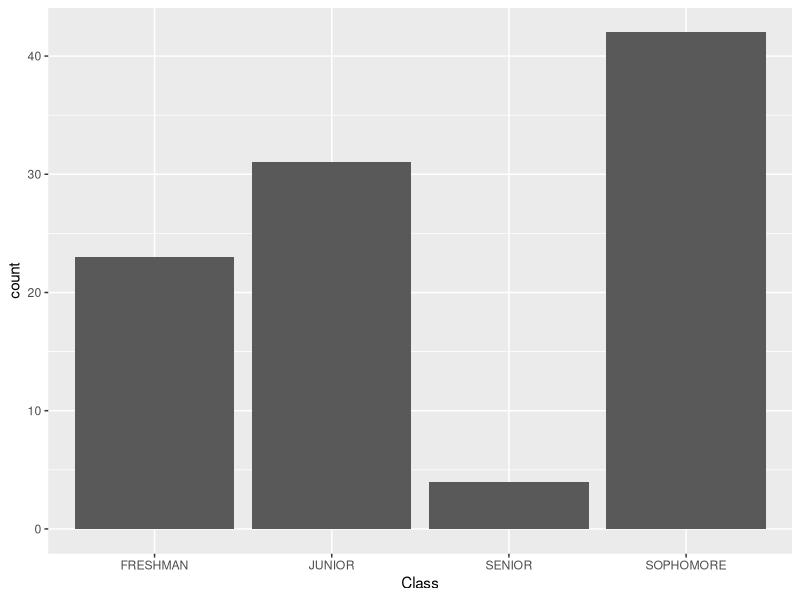
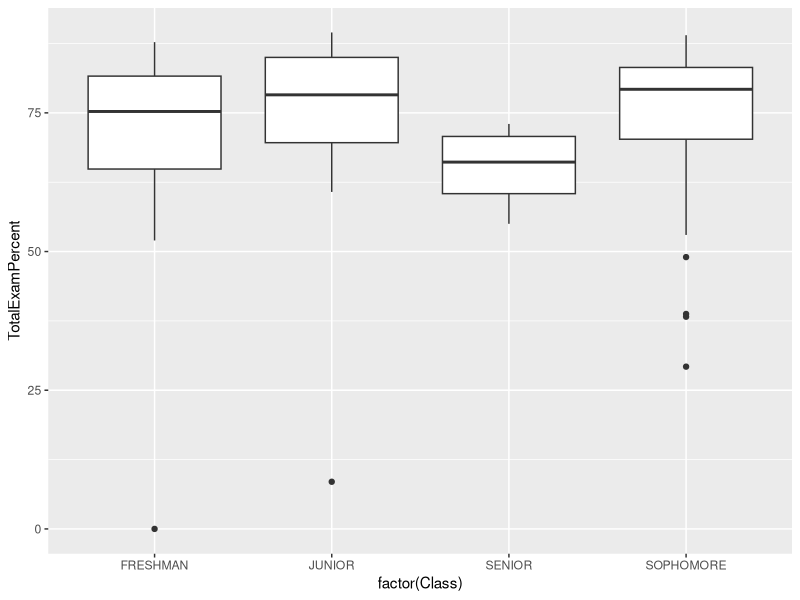
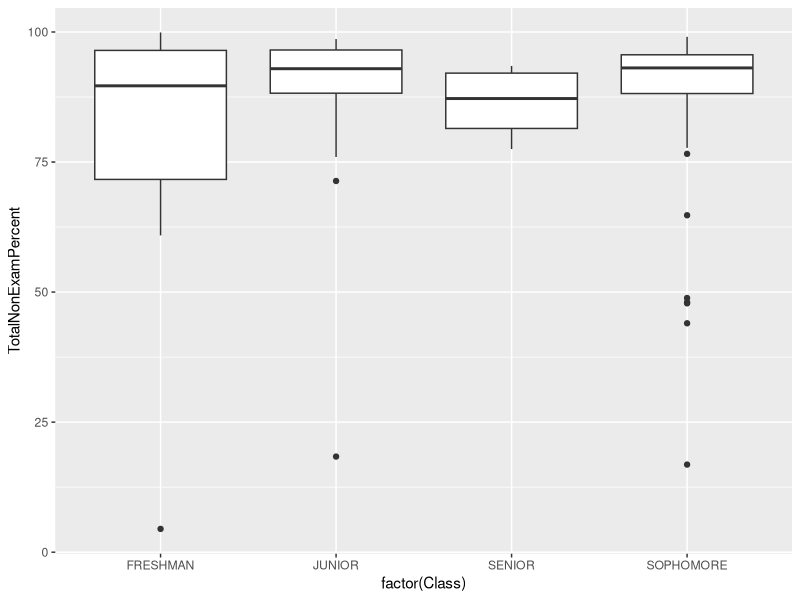
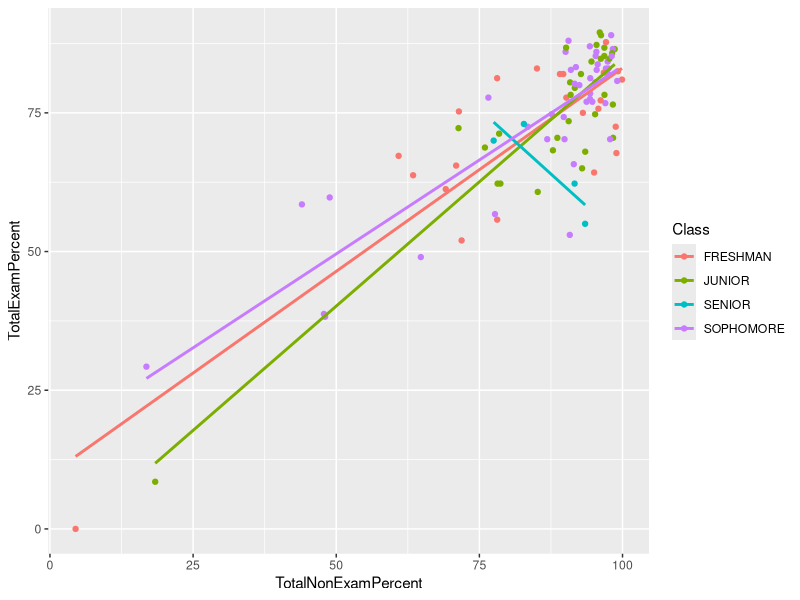

Source code (R) for these figures, in order:
## ---- chunk 1
knitr::opts_chunk$set(echo = TRUE)
## ---- chunk 2
library(tidyverse)
## ---- chunk 3
dir("data/") # list the contents of the data/ directory
## ---- chunk 4
grades <- read_csv("data/Grades_quarter1.csv", name_repair = "universal")
demographics   <- read_csv("data/myUW_quarter1.csv", name_repair = "universal")
## ---- chunk 5
glimpse(grades)
## ---- chunk 6
glimpse(demographics)
## ---- chunk 7
demographics_2 <- select(demographics, UWNetID, Credits, Class, Major)
## ---- chunk 8
demographics_3 <- select(demographics, -Pronouns)
## ---- chunk 9
all_equal(demographics_2, demographics_3)
## ---- chunk 10
demographics_4 <- demographics %>% select(-Pronouns)
all_equal(demographics_2, demographics_4)
## ---- chunk 11

# NOTE TO DART TEAM: This is the answer...it would not be shown in the real 
# workshop

grades_2 <- grades %>% select(-Student)
## ---- chunk 12
glimpse(grades_2)
## ---- chunk 13
grades_2 %>% filter(is.na(SIS.Login.ID))
## ---- chunk 14

# NOTE TO DART TEAM: This is the answer...it would not be shown in the real 
# workshop

grades_2 %>% filter(is.na(Section))

## ---- chunk 15

# NOTE TO DART TEAM: This is the answer...it would not be shown in the real 
# workshop

grades_3 <- grades_2 %>% filter(!is.na(Section))
## ---- chunk 16
course_data <- left_join(grades_3, demographics_4, by = c("SIS.Login.ID" = "UWNetID"))

## ---- chunk 17
tmp_df <- left_join(demographics_4, grades_3, by = c("UWNetID" = "SIS.Login.ID"))
glimpse(tmp_df)
## ---- chunk 18
library(skimr)
## ---- chunk 19
glimpse(course_data)
course_data %>% select(contains("Attend")) %>% skim()
## ---- chunk 20
glimpse(course_data)
course_data %>% select(contains("Exam"), contains("Final") ) %>% skim()
## ---- chunk 21
ggplot(data = course_data,
       mapping = aes(x = Class)) +
  geom_bar()
## ---- chunk 22
ggplot(data = course_data,
       mapping = aes(x = factor(Class), 
                     y = TotalExamPercent)) +
  geom_boxplot()
## ---- chunk 23
ggplot(data = course_data,
       mapping = aes(x = factor(Class), 
                     y = TotalNonExamPercent)) +
  geom_boxplot()
## ---- chunk 24
ggplot(data = course_data,
       mapping = aes(x = TotalNonExamPercent,
                     y = TotalExamPercent,
                     color = Class)) +
  geom_point() +
  geom_smooth(method = "lm", se = FALSE)
